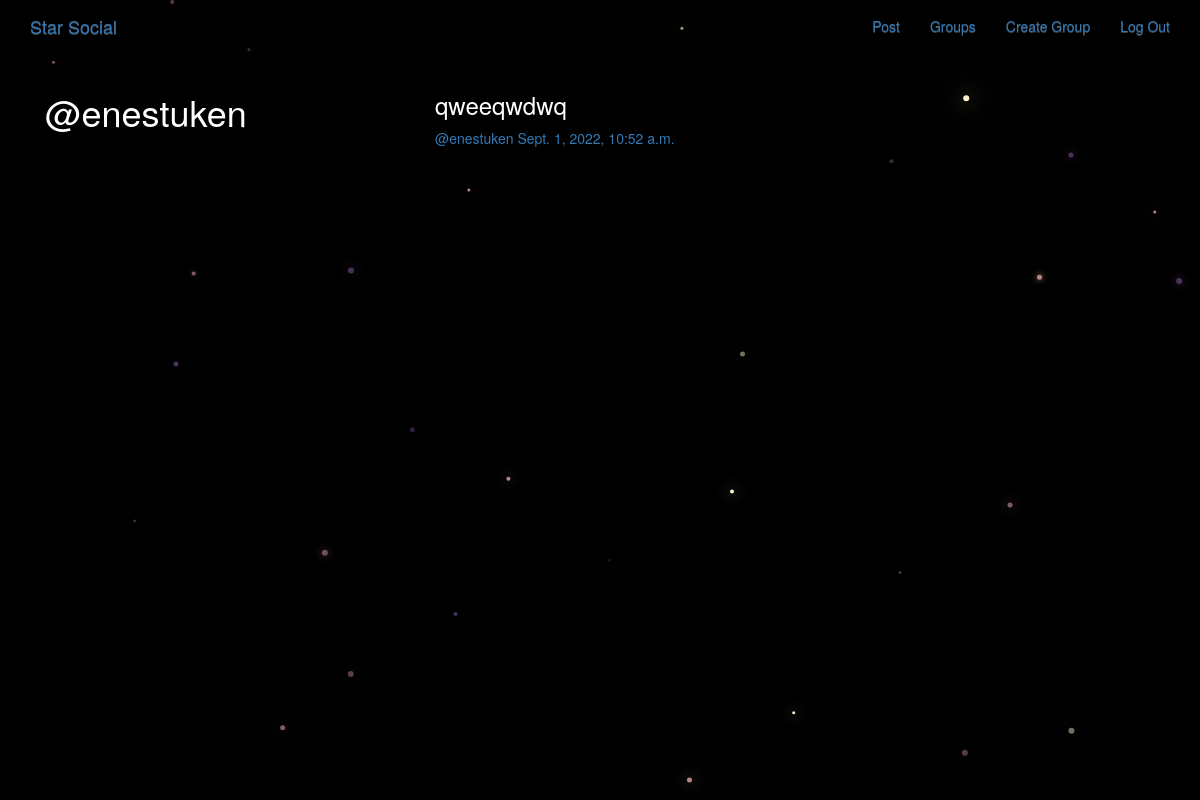
Page /posts/by/enestuken (signed in) on the committed database.
### posts/models.py (models this page shows, shortened)
class Post(models.Model):
    user = models.ForeignKey(User,related_name='posts',on_delete= models.CASCADE)
    created_at = models.DateTimeField(auto_now=True)
    message = models.TextField()
    message_html = models.TextField(editable=False)
    group = models.ForeignKey(Group,related_name='posts',null=True,blank=True,on_delete= models.CASCADE)
    class Meta:
        ordering = ['-created_at']
        unique_together = ['user','message']

### posts/views.py (the view)
# urls.py: path('by/<username>',views.UserPosts.as_view(),name='for_user'),
class UserPosts(generic.ListView):
    model = models.Post
    template_name = 'posts/user_post_list.html'
    def get_queryset(self):
        try:
            self.post_user = User.objects.prefetch_related('posts').get(username__iexact = self.kwargs.get('username'))
        except User.DoesNotExist:
            raise Http404
        else:
            return self.post_user.posts.all()
    def get_context_data(self, **kwargs):
        context = super().get_context_data(**kwargs)
        context['post_user'] = self.post_user
        return context

### posts/templates/posts/user_post_list.html
{% extends 'posts/post_base.html' %}
{% block prepost %}
<div class="col-md-4">
    <h1>@{{post_user.username}}</h1>
</div>
{% endblock %}
{% block post_content %}
<div class="col-md-8">
    {% for post in post_list %}
    {% include 'posts/_post.html' %}
    {% endfor %}
</div>
{% endblock %}

### posts/templates/posts/_post.html (shortened to what this page needs)
<div class="post media">
    <h3>{{post.message_html|safe}}</h3>
    <div class="media-body">
        <span class="username">
            <a href="{% url 'posts:for_user' username=post.user.username%}">@{{post.user.username}}</a>
        </span>
        <time class="time">
            <a href="{% url 'posts:single' username=post.user.username pk=post.pk %}">
                {{post.created_at}}
            </a>
        </time>
    </div>
</div>

### static/simplesocial/css/master.css (style rules this page uses)
body { margin: 0; overflow: hidden; background-color: black; color:white; }

### rows in the picture
Post: message_html "qweeqwdwq", user.username "enestuken", created_at "Sept. 1, 2022, 10:52 a.m."

### other values in the picture
{{ post_user.username }} "enestuken"
